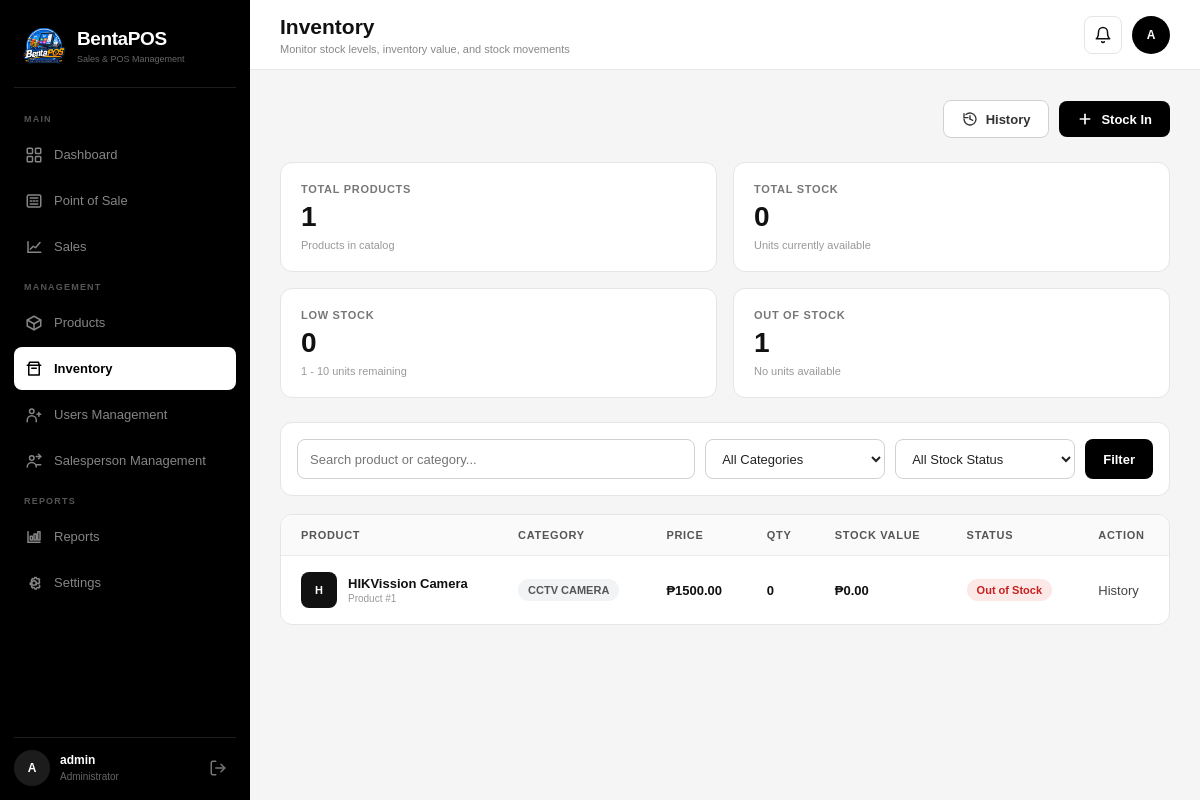
Page /kitaPos/inventory/ (signed in) on the earlier database version.
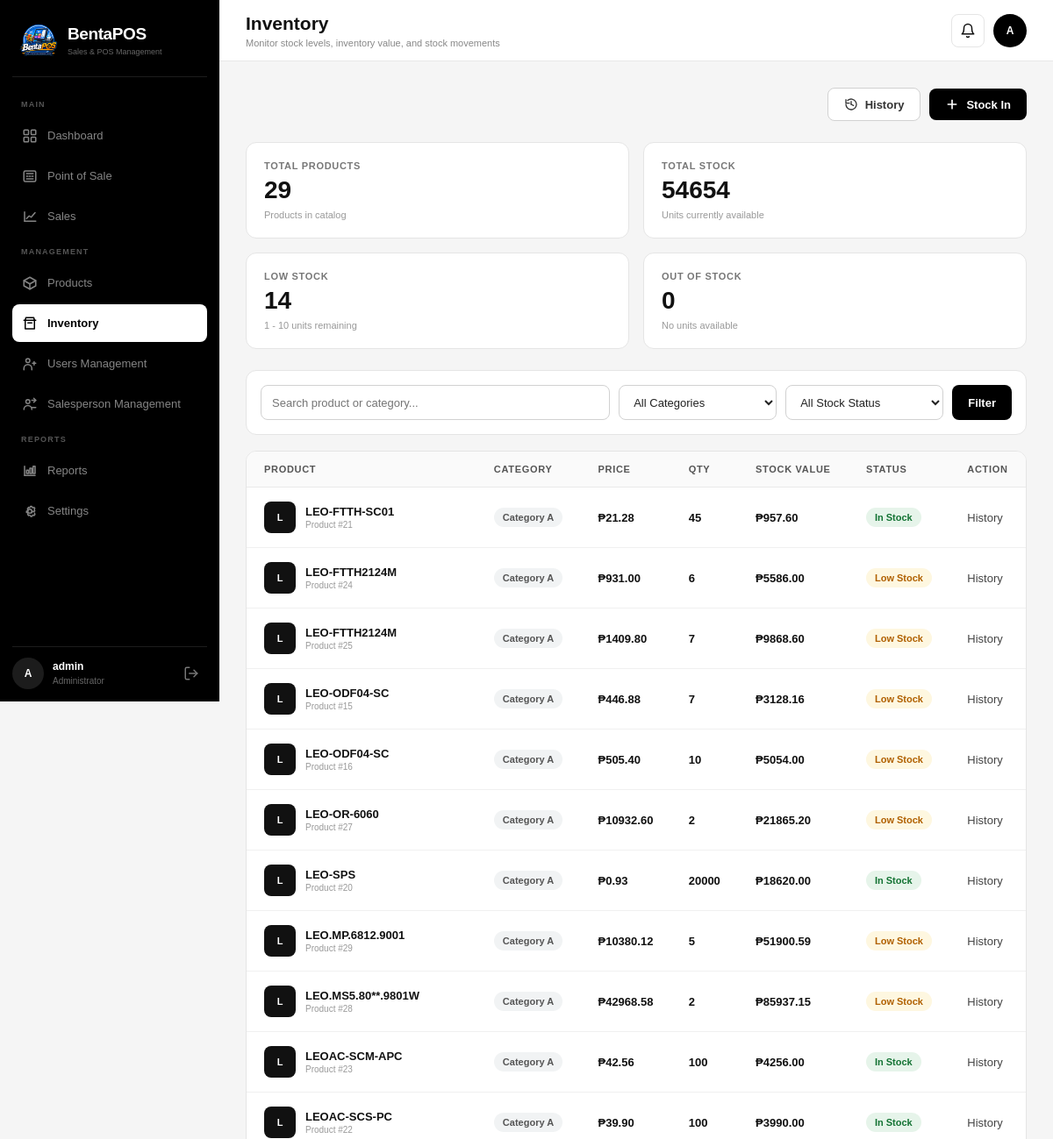
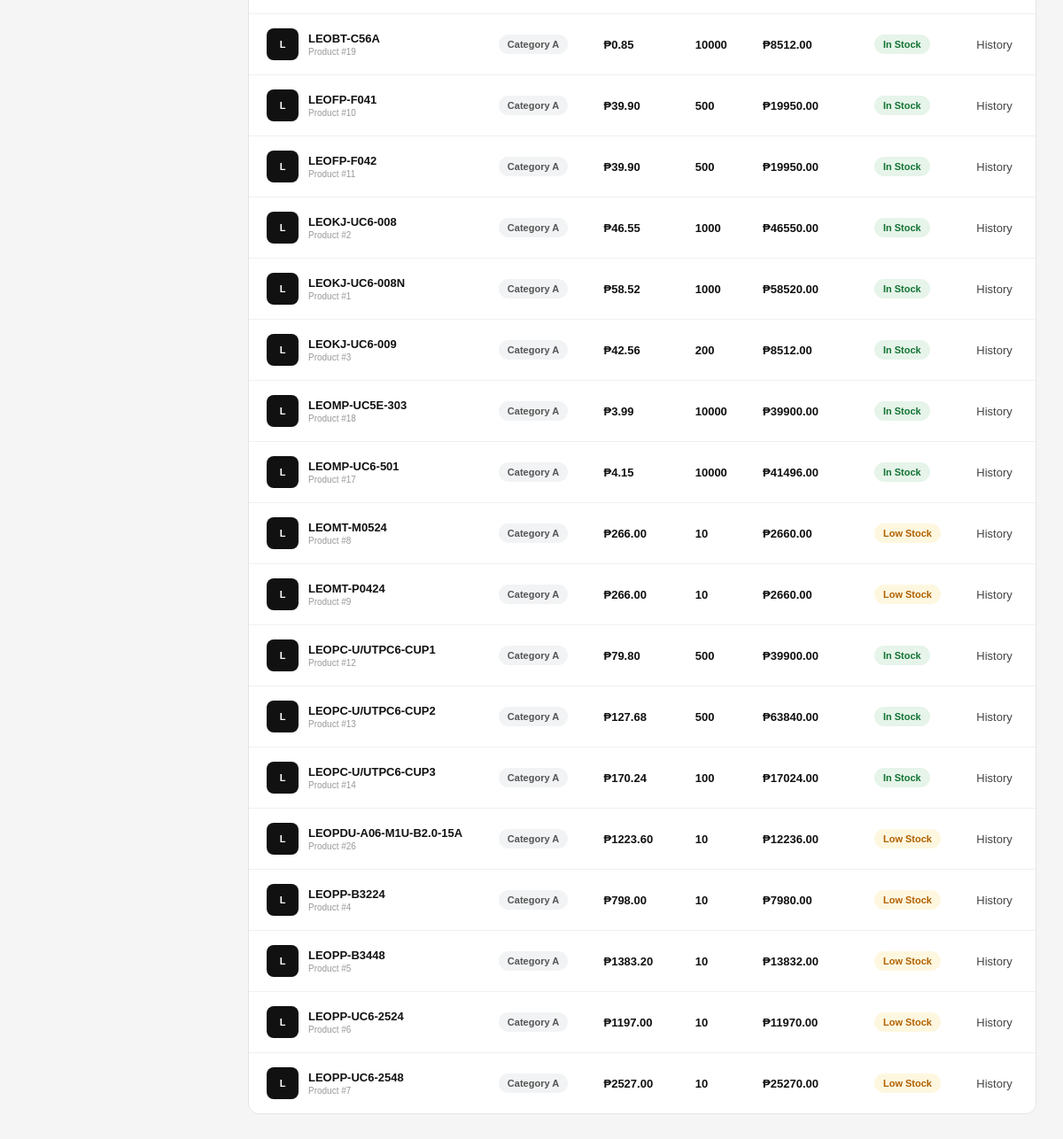
Same page on the later database version (2 pictures, top to bottom).
### core/models.py (models this page shows, shortened)
class Product(models.Model):
    product_model = models.CharField(
        max_length=150
    )
    description = models.TextField(
        blank=True,
        null=True
    )
    category = models.CharField(
        max_length=100
    )
    price = models.DecimalField(
        max_digits=10,
        decimal_places=2
    )
    qty = models.PositiveIntegerField(
        default=0
    )
    created_at = models.DateTimeField(
        auto_now_add=True
    )
    updated_at = models.DateTimeField(
        auto_now=True
    )
    class Meta:
        ordering = ["product_model"]
        verbose_name = "Product"
        verbose_name_plural = "Products"

### core/views.py (the view)
# urls.py: path("inventory/", views.inventory, name="inventory"),
@login_required
@user_passes_test(is_superuser)
def inventory(request):
    products = Product.objects.all().order_by(
        "product_model"
    )
    search = request.GET.get(
        "search",
        ""
    ).strip()
    if search:
        products = products.filter(
            Q(product_model__icontains=search) |
            Q(category__icontains=search)
        )
    selected_category = request.GET.get(
        "category",
        ""
    )
    if selected_category:
        products = products.filter(
            category=selected_category
        )
    selected_status = request.GET.get(
        "stock_status",
        ""
    )
    if selected_status == "in":
        products = products.filter(
            qty__gt=10
        )
    elif selected_status == "low":
        products = products.filter(
            qty__gt=0,
            qty__lte=10
        )
    elif selected_status == "out":
        products = products.filter(
            qty=0
        )
    products = products.annotate(
        stock_value=F("price") * F("qty")
    )
    total_products = Product.objects.count()
    total_stock = Product.objects.aggregate(
        total=Coalesce(
            Sum("qty"),
            0
        )
    )["total"]
    low_stock = Product.objects.filter(
        qty__gt=0,
        qty__lte=10
    ).count()
    out_of_stock = Product.objects.filter(
        qty=0
    ).count()
    categories = Product.objects.values_list(
        "category",
        flat=True
    ).distinct().order_by(
        "category"
    )
    return render(
        request,
        "inventory/inventory.html",
        {
            "products": products,
            "total_products": total_products,
            "total_stock": total_stock,
            "low_stock": low_stock,
            "out_of_stock": out_of_stock,
            "categories": categories,
            "search": search,
            "selected_category": selected_category,
            "selected_status": selected_status,
        }
    )

### core/views.py (called while the page is built)
def is_superuser(user):
    return user.is_authenticated and user.is_superuser

### core/templates/inventory/inventory.html (shortened to what the changed rows need)
{% extends 'base.html' %}
{% block page_title %}
Inventory
{% endblock %}
{% block content %}
<div class="inventory-page">
    <div class="summary-grid">
        <div class="summary-card">
            <div class="summary-label">
                Total Products
            </div>
            <div class="summary-value">
                {{ total_products }}
            </div>
            <div class="summary-description">
                Products in catalog
            </div>
        </div>
        <div class="summary-card">
            <div class="summary-label">
                Total Stock
            </div>
            <div class="summary-value">
                {{ total_stock }}
            </div>
            <div class="summary-description">
                Units currently available
            </div>
        </div>
        <div class="summary-card">
            <div class="summary-label">
                Low Stock
            </div>
            <div class="summary-value">
                {{ low_stock }}
            </div>
            <div class="summary-description">
                1 - 10 units remaining
            </div>
        </div>
        <div class="summary-card">
            <div class="summary-label">
                Out of Stock
            </div>
            <div class="summary-value">
                {{ out_of_stock }}
            </div>
            <div class="summary-description">
                No units available
            </div>
        </div>
    </div>
    <div class="table-card">
        <table class="data-table">
            <thead>
                <tr>
                    <th>
                        Product
                    </th>
                    <th>
                        Category
                    </th>
                    <th>
                        Price
                    </th>
                    <th>
                        Qty
                    </th>
                    <th>
                        Stock Value
                    </th>
                    <th>
                        Status
                    </th>
                    <th>
                        Action
                    </th>
                </tr>
            </thead>
            <tbody>
                {% for product in products %}
                <tr>
                    <td>
                        <div class="product-cell">
                            <div class="product-avatar">
                                {{ product.product_model|first|upper }}
                            </div>
                            <div>
                                <div class="product-name">
                                    {{ product.product_model }}
                                </div>
                                <div class="product-id">
                                    Product #{{ product.id }}
                                </div>
                            </div>
                        </div>
                    </td>
                    <td>
                        <span class="category-badge">
                            {{ product.category }}
                        </span>
                    </td>
                    <td>
                        <span class="price">
                            ₱{{ product.price|floatformat:2 }}
                        </span>
                    </td>
                    <td>
                        <span class="quantity">
                            {{ product.qty }}
                        </span>
                    </td>
                    <td>
                        <span class="stock-value">
                            ₱{{ product.stock_value|floatformat:2 }}
                        </span>
                    </td>
                    <td>
                        {% if product.qty == 0 %}
                            <span class="status status-out">
                                Out of Stock
                            </span>
                        {% elif product.qty <= 10 %}
                            <span class="status status-low">
                                Low Stock
                            </span>
                        {% else %}
                            <span class="status status-in">
                                In Stock
                            </span>
                        {% endif %}
                    </td>
                    <td>
                        <div class="table-actions">
                            <a
                                href="{% url 'product-inventory-history' product.id %}"
                                class="view-link"
                            >
                                History
                            </a>
                        </div>
                    </td>
                </tr>
                {% endfor %}
            </tbody>
        </table>
    </div>
</div>
{% endblock %}

Differences in the rows shown:
added Product: product_model|first "L", product_model "LEO-FTTH-SC01", id "21", category "Category A", price "21.28", qty "45", stock_value "957.60", shows "In Stock"
added Product: product_model|first "L", product_model "LEO-FTTH2124M", id "24", category "Category A", price "931.00", qty "6", stock_value "5586.00", shows "Low Stock"
added Product: product_model|first "L", product_model "LEO-FTTH2124M", id "25", category "Category A", price "1409.80", qty "7", stock_value "9868.60", shows "Low Stock"
added Product: product_model|first "L", product_model "LEO-ODF04-SC", id "15", category "Category A", price "446.88", qty "7", stock_value "3128.16", shows "Low Stock"
added Product: product_model|first "L", product_model "LEO-ODF04-SC", id "16", category "Category A", price "505.40", qty "10", stock_value "5054.00", shows "Low Stock"
added Product: product_model|first "L", product_model "LEO-OR-6060", id "27", category "Category A", price "10932.60", qty "2", stock_value "21865.20", shows "Low Stock"
added Product: product_model|first "L", product_model "LEO-SPS", id "20", category "Category A", price "0.93", qty "20000", stock_value "18620.00", shows "In Stock"
added Product: product_model|first "L", product_model "LEO.MP.6812.9001", id "29", category "Category A", price "10380.12", qty "5", stock_value "51900.59", shows "Low Stock"
added Product: product_model|first "L", product_model "LEO.MS5.80**.9801W", id "28", category "Category A", price "42968.58", qty "2", stock_value "85937.15", shows "Low Stock"
added Product: product_model|first "L", product_model "LEOAC-SCM-APC", id "23", category "Category A", price "42.56", qty "100", stock_value "4256.00", shows "In Stock"
added Product: product_model|first "L", product_model "LEOAC-SCS-PC", id "22", category "Category A", price "39.90", qty "100", stock_value "3990.00", shows "In Stock"
added Product: product_model|first "L", product_model "LEOBT-C56A", id "19", category "Category A", price "0.85", qty "10000", stock_value "8512.00", shows "In Stock"
added Product: product_model|first "L", product_model "LEOFP-F041", id "10", category "Category A", price "39.90", qty "500", stock_value "19950.00", shows "In Stock"
added Product: product_model|first "L", product_model "LEOFP-F042", id "11", category "Category A", price "39.90", qty "500", stock_value "19950.00", shows "In Stock"
added Product: product_model|first "L", product_model "LEOKJ-UC6-008", id "2", category "Category A", price "46.55", qty "1000", stock_value "46550.00", shows "In Stock"
changed Product id 1: product_model|first "H" → "L"; product_model "HIKVission Camera" → "LEOKJ-UC6-008N"; category "CCTV CAMERA" → "Category A"; price "1500.00" → "58.52"; qty "0" → "1000"; stock_value "0.00" → "58520.00"; qty "Out of Stock" → "In Stock"
added Product: product_model|first "L", product_model "LEOKJ-UC6-009", id "3", category "Category A", price "42.56", qty "200", stock_value "8512.00", shows "In Stock"
added Product: product_model|first "L", product_model "LEOMP-UC5E-303", id "18", category "Category A", price "3.99", qty "10000", stock_value "39900.00", shows "In Stock"
added Product: product_model|first "L", product_model "LEOMP-UC6-501", id "17", category "Category A", price "4.15", qty "10000", stock_value "41496.00", shows "In Stock"
added Product: product_model|first "L", product_model "LEOMT-M0524", id "8", category "Category A", price "266.00", qty "10", stock_value "2660.00", shows "Low Stock"
added Product: product_model|first "L", product_model "LEOMT-P0424", id "9", category "Category A", price "266.00", qty "10", stock_value "2660.00", shows "Low Stock"
added Product: product_model|first "L", product_model "LEOPC-U/UTPC6-CUP1", id "12", category "Category A", price "79.80", qty "500", stock_value "39900.00", shows "In Stock"
added Product: product_model|first "L", product_model "LEOPC-U/UTPC6-CUP2", id "13", category "Category A", price "127.68", qty "500", stock_value "63840.00", shows "In Stock"
added Product: product_model|first "L", product_model "LEOPC-U/UTPC6-CUP3", id "14", category "Category A", price "170.24", qty "100", stock_value "17024.00", shows "In Stock"
added Product: product_model|first "L", product_model "LEOPDU-A06-M1U-B2.0-15A", id "26", category "Category A", price "1223.60", qty "10", stock_value "12236.00", shows "Low Stock"
added Product: product_model|first "L", product_model "LEOPP-B3224", id "4", category "Category A", price "798.00", qty "10", stock_value "7980.00", shows "Low Stock"
added Product: product_model|first "L", product_model "LEOPP-B3448", id "5", category "Category A", price "1383.20", qty "10", stock_value "13832.00", shows "Low Stock"
added Product: product_model|first "L", product_model "LEOPP-UC6-2524", id "6", category "Category A", price "1197.00", qty "10", stock_value "11970.00", shows "Low Stock"
added Product: product_model|first "L", product_model "LEOPP-UC6-2548", id "7", category "Category A", price "2527.00", qty "10", stock_value "25270.00", shows "Low Stock"
Other differences:
{{ total_products }}: "1" → "29"
{{ total_stock }}: "0" → "54654"
{{ low_stock }}: "0" → "14"
{{ out_of_stock }}: "1" → "0"
